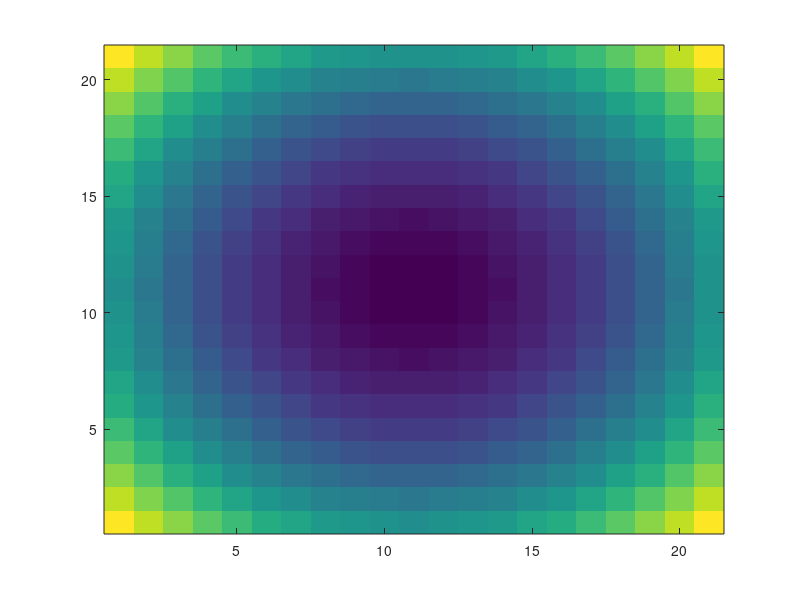

Here is the MATLAB script that generated this plot: (Note: this script raises an error after producing the figure.)
function [ConR,I,Ltol,thetan,omega,m,dTau]=InterLength;%(xc,theta,dTau)
%%% L: the matrix of intersection length of beam line travelling
%%% throug the object at angle theta
%%% xc: discrete grids on O
%%% dTau*sin(theta): width of each detectorlet
%%% the beam line is y=x*tan(theta)+t*dTau, t=1,...,N_d
clear all
more off;
close all
time=cputime;
%%==== Discrete Test object
% I=zeros(100,100);
% I(25:75,25:75)=1;
% % I=imrotate(I,30);
% % I=double(imread('LoganReference.tiff'));
%%%%%%%%%%%%%%%%%%%%=============================================
Dis=20;
x=linspace(0,Dis,Dis+2);
y=linspace(0,Dis,Dis+2);
[X,Y] = meshgrid((x(1:end-1)+x(2:end))./2,(y(1:end-1)+y(2:end))./2);
center=[Dis/2+0,Dis/2-0];
I=(X-center(1)).^2+(Y-center(2)).^2;
figure('name','Object');
% I=GrayScale(I);
imagesc(I); axis xy
e=ones(size(I,1),1);
m=size(I);
dz=Dis/m(1);
omega=[0 Dis 0 Dis];

xc = getNodalGrid(omega,m);
fig=figure('name','grids & beam line');
plotGrid(xc,omega,m); hold on;
%%==== Intersection
dTau=1;
thetan=1:2:180;%[1 30 45 100];%
DisR=[];
ConR=[];
RadonR=[];
nTau=ceil(sqrt(omega(2)^2+omega(4)^2)/dTau);
Ltol=cell(length(thetan),nTau);
fig1=[]; fig2=[];
for n=1:length(thetan)
    theta=thetan(n)/180*pi;
    
    if(theta==0 | theta==pi)
        diagL1=ceil(omega(1));
        diagL2=ceil(omega(2));
    elseif(theta==pi/2)
        diagL1=ceil(omega(3));
        diagL2=ceil(omega(4));
    elseif(theta<pi/2)
        diagL1=ceil(omega(2)*tan(theta)/dTau);
        diagL2=ceil(omega(4)/dTau);
    else
        diagL1=0;%ceil(omega(2)*tan(theta)/dTau);
        diagL2=ceil((omega(4)-omega(2)*tan(theta))/dTau);
    end
    %     fprintf('at angle %d, the length of the detector is %d \n',thetan(n),diagL2+diagL1);
    Ttol=linspace(-diagL1+0,diagL2-0,nTau);
    for i=1:length(Ttol)
        %%%%%%%%%================================================================
        
        %%%%%%%%%================================================================
        t=Ttol(i);
        if(theta==0 | theta==pi)
            Ax=omega(1:2)';Ay=[t*dTau;t*dTau];
            index=[floor(t*dTau/dz)*ones(m(1),1)+1,[1:m(2)]'];
            inx=find(index(:,1)<=omega(1) |index(:,1)>m(1)); iny=find(index(:,2)<=omega(3) |index(:,2)>m(2));
            index=setdiff(index,index([inx,iny],:),'rows');
            L=sparse(zeros(m(1),m(2)));
            for j=1:size(index,1)
                L(index(j,1),index(j,2))=dz;
            end
            
            Ltol{n,i}=L;
            Rdis(i)=e'*(I.*L)*e; %% Discrete case
            %%============ Continuous integral
%             syms u;
%             R(i)=double(int(((Ax(1)+(Ax(2)-Ax(1))*u-center(1))^2+(Ay(1)+(Ay(2)-Ay(1))*u-center(2))^2)*sqrt((Ax(2)-Ax(1))^2+(Ay(2)-Ay(1))^2),0,1));
                    R(i)=integral(@(u)((Ax(1)+(Ax(2)-Ax(1)).*u-center(1)).^2+(Ay(1)+(Ay(2)-Ay(1)).*u-center(2)).^2).*sqrt((Ax(2)-Ax(1)).^2+(Ay(2)-Ay(1)).^2),0,1);
        elseif(theta==pi/2)
            Ax=[t*dTau;t*dTau];Ay=omega(3:4)';
            index=[[1:m(1)]',ceil(t*dTau/dz)*ones(m(2),1)];
            inx=find(index(:,1)<=omega(1) |index(:,1)>m(1)); iny=find(index(:,2)<=omega(3) |index(:,2)>m(2));
            index=setdiff(index,index([inx,iny],:),'rows');
            L=sparse(zeros(m(1),m(2)));
            for j=1:size(index,1)
                L(index(j,2),index(j,1))=dz;
            end
            
            Ltol{n,i}=L;
            Rdis(i)=e'*(I.*L)*e; %% Discrete case
            %%============ Continuous integral
%             syms u;
%             R(i)=double(int(((Ax(1)+(Ax(2)-Ax(1))*u-center(1))^2+(Ay(1)+(Ay(2)-Ay(1))*u-center(2))^2)*sqrt((Ax(2)-Ax(1))^2+(Ay(2)-Ay(1))^2),0,1));
            
            R(i)=integral(@(u)((Ax(1)+(Ax(2)-Ax(1)).*u-center(1)).^2+(Ay(1)+(Ay(2)-Ay(1)).*u-center(2)).^2).*sqrt((Ax(2)-Ax(1)).^2+(Ay(2)-Ay(1)).^2),0,1);      
        else
            Q=[[x', tan(theta).*x'+t*dTau];[(y'-t*dTau)./tan(theta),y']];
            indx=find(Q(:,1)<omega(1) |Q(:,1)>omega(2)); indy=find(Q(:,2)<omega(3) |Q(:,2)>omega(4));
            Q=setdiff(Q,Q([indx;indy],:),'rows');
            Q=unique(Q,'rows');
            Lvec=sqrt((Q(2:end,1)-Q(1:end-1,1)).^2+(Q(2:end,2)-Q(1:end-1,2)).^2);
            Lvec=Lvec(find(Lvec>1e-10));
            %%%%%%%%%================================================================
            %%%%%%%%%================================================================
            if(theta<=pi/2)
                index=floor(myvpa(Q/dz+1));
            else
                index=[floor(myvpa(Q(:,1)./dz))+1,ceil(myvpa(Q(:,2)./dz))];
                
            end
            inx=find(index(:,1)<=omega(1) |index(:,1)>m(1)); iny=find(index(:,2)<=omega(3) |index(:,2)>m(2));
            index=setdiff(index,index([inx,iny],:),'rows');

            %%%%%%%%%================================================================
            if(theta<=pi/2)
                Ax1=[-t*dTau/tan(theta), omega(2)];
                Ay1=[0 tan(theta).*omega(2)+t*dTau];
            else
                Ax1=[-t*dTau/tan(theta), omega(1)];
                Ay1=[0 tan(theta).*omega(1)+t*dTau];
            end
            xbox=[omega(1) omega(1) omega(2) omega(2) omega(1)];
            ybox=[omega(3) omega(4) omega(4) omega(3) omega(3)];
            [Ax, Ay] = polyxpoly(Ax1, Ay1, xbox, ybox);
            if(~isempty(Ax))
                if(theta<=pi/2)
                    [Ax,in]=sort(Ax);
                    A=unique([Ax,Ay(in)],'rows');
                    Ax=A(:,1);Ay=A(:,2);
                else
                    [Ay,in]=sort(Ay);[A,in]=unique([Ax(in),Ay],'rows');
                    if(size(A,1)>1)
                        A=A(in,:);Ax=A(:,1);Ay=A(:,2);
                    end
                end
            end
            
            if(isempty(Ax) | (length(Ax)==1 &length(Ay)==1 ))
                %             fprintf('no intersection \n')
                L=sparse(zeros(m(1),m(2)));
                Rdis(i)=0;
                R(i)=0;
                Ltol{n,i}=L;
            else
                
                L=sparse(zeros(m(1),m(2)));
                for j=1:size(index,1)
                    L(index(j,2),index(j,1))=Lvec(j);
                end
                
                Ltol{n,i}=L;
                Rdis(i)=e'*(I.*L)*e; %% Discrete case
                %%============ Continuous integral
%                 syms u;
%                 R(i)=double(int(((Ax(1)+(Ax(2)-Ax(1))*u-center(1))^2+(Ay(1)+(Ay(2)-Ay(1))*u-center(2))^2)*sqrt((Ax(2)-Ax(1))^2+(Ay(2)-Ay(1))^2),0,1));
          R(i)=integral(@(u)((Ax(1)+(Ax(2)-Ax(1)).*u-center(1)).^2+(Ay(1)+(Ay(2)-Ay(1)).*u-center(2)).^2).*sqrt((Ax(2)-Ax(1)).^2+(Ay(2)-Ay(1)).^2),0,1);

            end
            
        end
        %%==========================================================
        %%%%%%%%%================================================================
%         
                figure(fig);
                set(fig1,'visible','off');
                set(fig2,'visible','off');
                drawnow;
                fig1=plot(Ax,Ay,'r.-');%,Ax(1),Ay(1),'ro',Ax(2),Ay(2),'r*');
                if(theta==0 |theta==pi |theta==pi/2)
                    fig2=plot((index(:,2)-0.5)*dz,(index(:,1)-0.5)*dz,'bo');
        
                else
                    fig2=plot((index(:,1)-0.5)*dz,(index(:,2)-0.5)*dz,'bo',Q(:,1),Q(:,2),'g.');
                end
                axis(omega);
                  pause;
        %%%%%%%%%================================================================
    end
    if(theta<pi/2)
        R=fliplr(R);
        Rdis=fliplr(Rdis);
    end
    %%%%%%%%%================================================================
    RadonR1=radon(I,theta/pi*180-90);
%     in1=find(R);
%     in2=find(RadonR1);
%     Rref=RadonR1(in2);
%     R1=[Rref(1:2)' R Rref(end-1:end)'];
%     Rspace=linspace(Ttol(in1(1)),Ttol(in1(end)),length(in2));
%     Rspace1=linspace(Ttol(in1(1)),Ttol(in1(end)),length(R1));
    Rspace=linspace(Ttol(1),Ttol(end),length(RadonR1));
    yiC = interp1(Ttol,R,Rspace);
    yiD = interp1(Ttol,Rdis,Rspace);
    errR_C(n)=norm(RadonR1'-yiC);
    errR_D(n)=norm(RadonR1'-yiD);
    errC_D(n)=norm(Rdis-R);
    %%%%%%%%================================================================
    figure('name',sprintf('Projection at angle %d',thetan(n)));

     plot(Ttol,R,'r.-',Ttol,Rdis,'g*-',Rspace,RadonR1,'bo-');
%     plot(Ttol(in1),R(in1),'r.-',Ttol(in1),Rdis(in1),'g*-',Rspace,RadonR1(in2),'bo-');
    title('Red:Continuous; Green: Discrete; Blue: Matlab Radon')
    pause
    %%%%%%%%%================================================================
 
    DisR(:,n)=Rdis';
    ConR(:,n)=R';
    RadonR(:,n)=RadonR1;
    %     iD=iradon(Rdis',theta/pi*180);
    %     iC=iradon(R',theta/pi*180);
    %     iRa=iradon(RadonR(:,n),theta/pi*180);
    %     err(n)=norm(iC-iRa(2:end-1,2:end-1));
    %     figure('name',sprintf('Discrete Reconstruction %d',thetan(n)));imagesc(iD);
    %     figure('name',sprintf('Continuous Reconstruction %d',thetan(n)));imagesc(iC);
    %     figure('name',sprintf('Matlab Reconstruction %d',thetan(n)));imagesc(iRa);
    %     pause;
    
    
end
% Rdis
figure('name','Difference of Radon and MyRadon')
plot(thetan,errR_D,'r.-');%,thetan,errR_C,'b*-',thetan,errC_D,'go-');
% title('Red: Matlab vs. Discrete; Blue: Matlab vs.Continuous; Green: Discrete vs. Continuous')
% figure('name','Discrete Projection');imagesc(DisR);axis xy
% figure('name','Continuous Projection');imagesc(ConR);axis xy
% figure('name','Matlab Radon Projection');imagesc(RadonR);axis xy


time_elapsed=cputime-time;
fprintf('time elapsed: %d \n',time_elapsed);
iDisR=iradon(fliplr(DisR),thetan);
iConR=iradon(fliplr(ConR),thetan);
iRadonR=iradon(RadonR,thetan);
figure('name','Discrete Reconstruction');imagesc(iDisR);axis xy
figure('name','Continuous Reconstruction');imagesc(iConR);axis xy
figure('name','Matlab Reconstruction');imagesc(iRadonR);axis xy

%%% 100x100 with 90 rotations take 236.7500 secs

